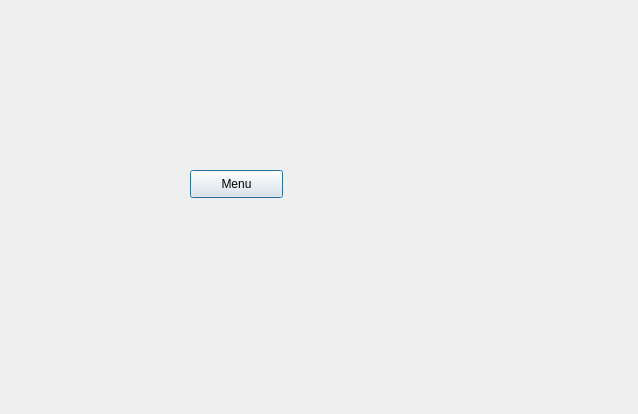
<?xml version="1.0" encoding="UTF-8"?>
<ui version="4.0">
 <class>Menu</class>
 <widget class="QDialog" name="Menu">
  <property name="geometry">
   <rect>
    <x>0</x>
    <y>0</y>
    <width>638</width>
    <height>414</height>
   </rect>
  </property>
  <property name="windowTitle">
   <string>Dialog</string>
  </property>
  <widget class="QPushButton" name="pushButton">
   <property name="geometry">
    <rect>
     <x>190</x>
     <y>170</y>
     <width>93</width>
     <height>28</height>
    </rect>
   </property>
   <property name="text">
    <string>Menu</string>
   </property>
  </widget>
 </widget>
 <resources/>
 <connections/>
</ui>
